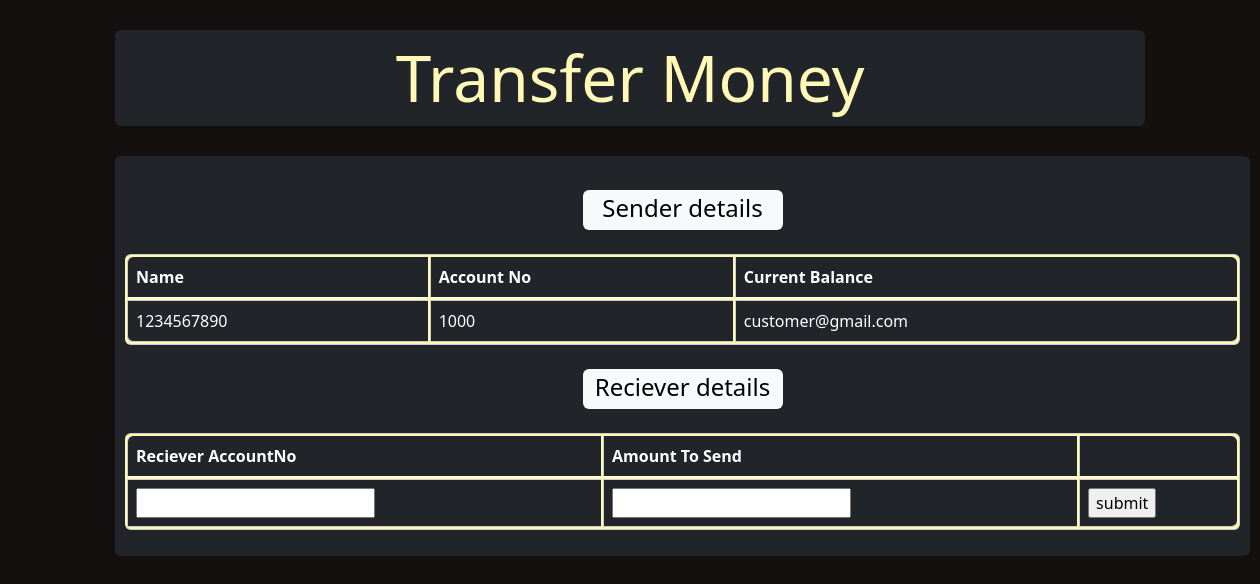
Screenshot of /perform-transaction.php?id=1 with the database file from the repository.
### tables this page shows
CREATE TABLE `customer` (
  `id` int(100) NOT NULL,
  `name` text NOT NULL,
  `accountno` int(10) NOT NULL,
  `currentbalance` int(100) NOT NULL,
  `email` varchar(20) NOT NULL
);

### perform-transaction.php (the view, shortened to what this page needs)
<!DOCTYPE html>
<html lang="en" dir="ltr">
  <head>
    <link href="https://cdn.jsdelivr.net/npm/bootstrap@5.0.2/dist/css/bootstrap.min.css" rel="stylesheet">
    <link href="https://cdn.jsdelivr.net/npm/bootstrap@5.2.0-beta1/dist/css/bootstrap.min.css" rel="stylesheet">
    <link rel="stylesheet" href="css\styles.css?v=<?php echo time(); ?>">
    <link rel="stylesheet" href="https://cdnjs.cloudflare.com/ajax/libs/font-awesome/6.1.1/css/all.min.css">
  </head>
  <body class="transaction-body">
    <div class="transaction-title">
      Transfer Money
    </div>
    <?php
      include 'dbcon.php';
      $from = $_GET['id'];
      $sqlSender = "SELECT * FROM customer where id=$from";
      $querySender = mysqli_query($dbcon, $sqlSender);
      $sender = mysqli_fetch_array($querySender);
    ?>
    <div class="sender-reciever-details">
        <div class="sender-title">
          Sender details
        </div>
        <table class="table table-dark table-curved table-sender">
          <thead>
            <tr>
              <th scope="col">Name</th>
              <th scope="col">Account No</th>
              <th scope="col">Current Balance</th>
            </tr>
          </thead>
          <tbody>
            <tr>
                <td><?php echo $sender[2];?></td>
                <td><?php echo $sender[3];?></td>
                <td><?php echo $sender[4];?></td>
            </tr>
          </tbody>
        </table>
        <div class="reciever-title">
          Reciever details
        </div>
        <table class="table table-dark table-curved table-sender">
          <thead>
            <tr>
              <th scope="col">Reciever AccountNo</th>
              <th scope="col">Amount To Send</th>
              <th scope="col"></th>
            </tr>
          </thead>
          <tbody>
            <tr>
              <form class="" action="" method="post">
                <td> <input type="number" name="R-AccountNo" value=""> </td>
                <td> <input type="number" name="R-Balance" value=""> </td>
                <td> <input type="submit" name="submit" value="submit"> </td>
              </form>
            </tr>
          </tbody>
        </table>
    </div>
  </body>
</html>

### CSS/styles.css (style rules this page uses)
.table-curved { border-collapse: separate; }
.table-curved { border: solid #ccc 1px; border-radius: 6px; border-left: 0px; }
.table-curved td, .table-curved th { border-left: 1px solid #ccc; border-top: 1px solid #ccc; }
.table-curved th { border-top: none; }
.table-curved th:first-child { border-radius: 6px 0 0 0; }
.table-curved th:last-child { border-radius: 0 6px 0 0; }
.table-curved tr:last-child td:first-child { border-radius: 0 0 0 6px; }
.table-curved tr:last-child td:last-child { border-radius: 0 0 6px 0; }
.transaction-body { background-color: #141010; }
.transaction-title { text-align: center; color: #FFF8B6; font-size: 4rem; background-color: #212529; margin: 30px 115px 30px 115px; border-radius: 6px; }
.sender-reciever-details { background-color: #212529; height: 400px; width: 1135px; margin: 30px 115px 30px 115px; border-radius: 6px; padding: 10px; }
.sender-title { text-align: center; font-size: 1.5rem; width: 200px; height: 40px; color: #000; background-color: #f8f9fa; border-color: #f8f9fa; border-radius: 6px; margin:1em auto ; }
.table-sender { background-color: #FFF8B6; }
.reciever-title { text-align: center; font-size: 1.5rem; width: 200px; height: 40px; color: #000; background-color: #f8f9fa; border-color: #f8f9fa; border-radius: 6px; margin:1em auto ; }

### rows the page displays
customer: accountno "1234567890", currentbalance "1000", email "customer@gmail.com"
